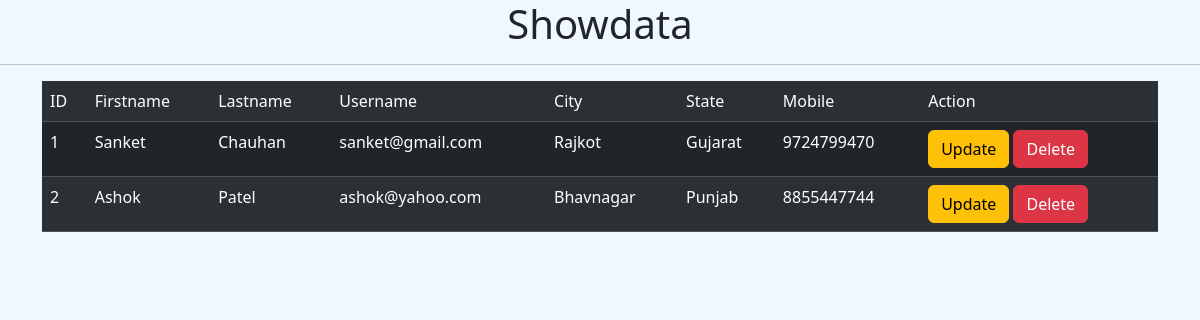
/showdata/, run on an earlier commit of the app's database.
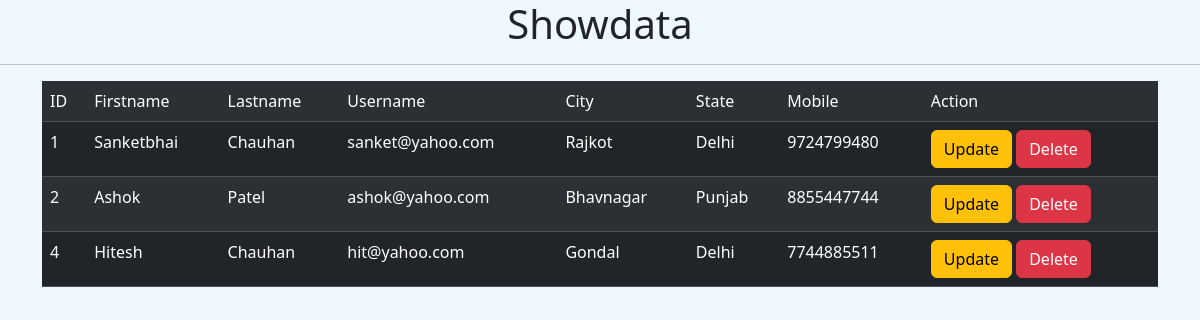
And on a later commit of the database.
### myapp/models.py (models this page shows)
class Userdata(models.Model):
    firstname=models.CharField(max_length=20)
    lastname=models.CharField(max_length=20)
    username=models.EmailField()
    city=models.CharField(max_length=20)
    state=models.CharField(max_length=20)
    mobile=models.BigIntegerField()

### myapp/views.py (the view)
# urls.py: path('showdata/',views.showdata,name='showdata'),
def showdata(request):
    data=Userdata.objects.all()
    return render(request,'showdata.html',{'data':data})

### myapp/templates/showdata.html (shortened to what this page needs)
<!DOCTYPE html>
<html lang="en">
<head>
    <link href="https://cdn.jsdelivr.net/npm/bootstrap@5.3.8/dist/css/bootstrap.min.css" rel="stylesheet"
>
</head>
<body style="background-color: aliceblue;">
    <h1 style="text-align: center;">Showdata</h1>
    <hr>
    <div class="container">
        <table class="table table-dark table-striped">
            <tr>
                <td>ID</td>
                <td>Firstname</td>
                <td>Lastname</td>
                <td>Username</td>
                <td>City</td>
                <td>State</td>
                <td>Mobile</td>
                <td>Action</td>
            </tr>
            {% for i in data %}
            <tr>
                <td>{{i.id}}</td>
                <td>{{i.firstname}}</td>
                <td>{{i.lastname}}</td>
                <td>{{i.username}}</td>
                <td>{{i.city}}</td>
                <td>{{i.state}}</td>
                <td>{{i.mobile}}</td>
                <td><a class="btn btn-warning" href="/updatedata/{{i.id}}">Update</a>
                    <a class="btn btn-danger" href="/deletedata/{{i.id}}">Delete</a>
                </td>
            </tr>
            {% endfor %}
        </table>
    </div>
</body>
</html>

What changed in the data, as far as the page shows it:
changed Userdata "Rajkot": firstname "Sanket" → "Sanketbhai"; username "sanket@gmail.com" → "sanket@yahoo.com"; state "Gujarat" → "Delhi"; mobile "9724799470" → "9724799480"
added Userdata: id "4", firstname "Hitesh", lastname "Chauhan", username "hit@yahoo.com", city "Gondal", state "Delhi", mobile "7744885511"
